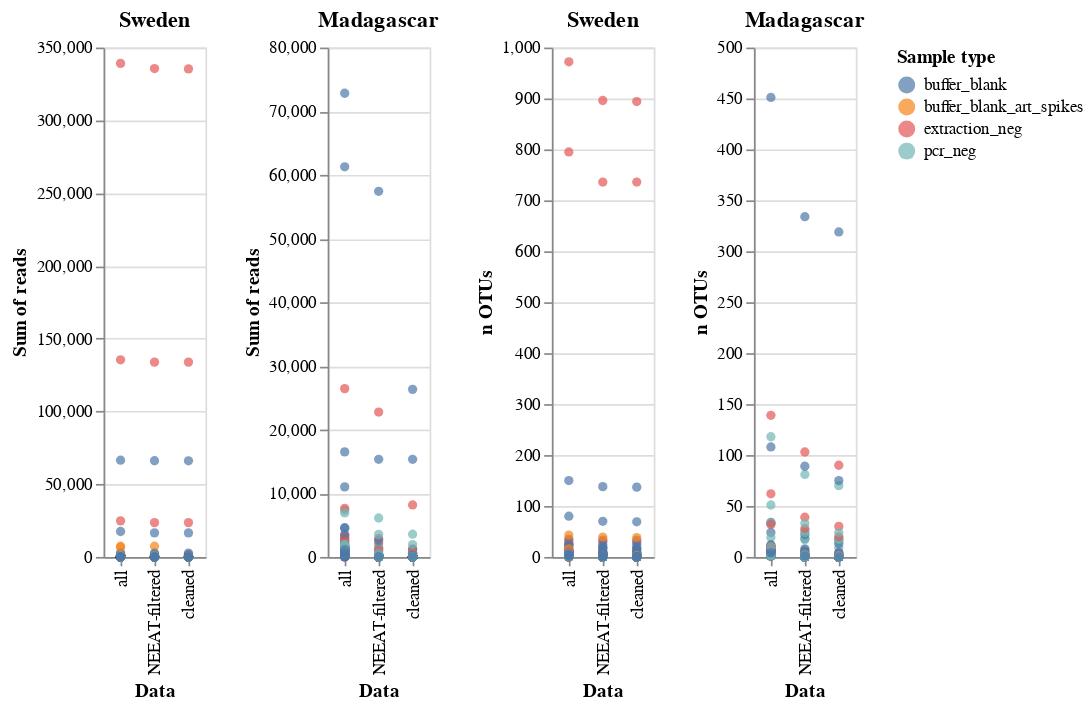

Notebook cell for this chart:
### Code cell
#| echo: true
#| fig-cap: Number of OTUs and sum of reads in negative controls
#| label: fig-read-sum
alt.hconcat(read_sum, n_otus)

### Figure 1 — Vega-Lite specification as saved in the notebook (floating-point values rounded to 4 significant figures; data arrays with more than 128 entries replaced by an {"elided": "..."} marker saying what was removed)
{"config": {"view": {"continuousWidth": 300, "continuousHeight": 300}}, "hconcat": [{"hconcat": [{"data": {"name": "data-737779efa3bb77d6d78daccae688a3e3"}, "mark": {"type": "circle", "size": 30}, "encoding": {"color": {"field": "lab_sample_type", "title": "Sample type", "type": "nominal"}, "tooltip": [{"field": "index", "type": "nominal"}, {"field": "lab_sample_type", "type": "nominal"}, {"field": "read_sum", "type": "quantitative"}, {"field": "data", "type": "nominal"}], "x": {"field": "data", "sort": ["all", "NEEAT-filtered", "cleaned"], "title": "Data", "type": "nominal"}, "y": {"field": "read_sum", "title": "Sum of reads", "type": "quantitative"}}, "title": "Sweden"}, {"data": {"name": "data-a2a6aa7f5e2ed05f522d6f0c242549c9"}, "mark": {"type": "circle", "size": 30}, "encoding": {"color": {"field": "lab_sample_type", "title": "Sample type", "type": "nominal"}, "tooltip": [{"field": "index", "type": "nominal"}, {"field": "lab_sample_type", "type": "nominal"}, {"field": "read_sum", "type": "quantitative"}, {"field": "data", "type": "nominal"}], "x": {"field": "data", "sort": ["all", "NEEAT-filtered", "cleaned"], "title": "Data", "type": "nominal"}, "y": {"field": "read_sum", "title": "Sum of reads", "type": "quantitative"}}, "title": "Madagascar"}]}, {"hconcat": [{"data": {"name": "data-9fb5a65e88c09e7b4cf9431586d32f55"}, "mark": {"type": "circle", "size": 30}, "encoding": {"color": {"field": "lab_sample_type", "title": "Sample type", "type": "nominal"}, "tooltip": [{"field": "index", "type": "nominal"}, {"field": "lab_sample_type", "type": "nominal"}, {"field": "OTUs", "type": "quantitative"}, {"field": "data", "type": "nominal"}], "x": {"field": "data", "sort": ["all", "NEEAT-filtered", "cleaned"], "title": "Data", "type": "nominal"}, "y": {"field": "OTUs", "title": "n OTUs", "type": "quantitative"}}, "title": "Sweden"}, {"data": {"name": "data-1bc32eba1dd951487fdff360195dd264"}, "mark": {"type": "circle", "size": 30}, "encoding": {"color": {"field": "lab_sample_type", "title": "Sample type", "type": "nominal"}, "tooltip": [{"field": "index", "type": "nominal"}, {"field": "lab_sample_type", "type": "nominal"}, {"field": "OTUs", "type": "quantitative"}, {"field": "data", "type": "nominal"}], "x": {"field": "data", "sort": ["all", "NEEAT-filtered", "cleaned"], "title": "Data", "type": "nominal"}, "y": {"field": "OTUs", "title": "n OTUs", "type": "quantitative"}}, "title": "Madagascar"}]}], "$schema": "https://vega.github.io/schema/vega-lite/v5.20.1.json", "datasets": {"data-737779efa3bb77d6d78daccae688a3e3": {"elided": "885 records"}, "data-a2a6aa7f5e2ed05f522d6f0c242549c9": {"elided": "315 records"}, "data-9fb5a65e88c09e7b4cf9431586d32f55": {"elided": "885 records"}, "data-1bc32eba1dd951487fdff360195dd264": {"elided": "315 records"}}}
